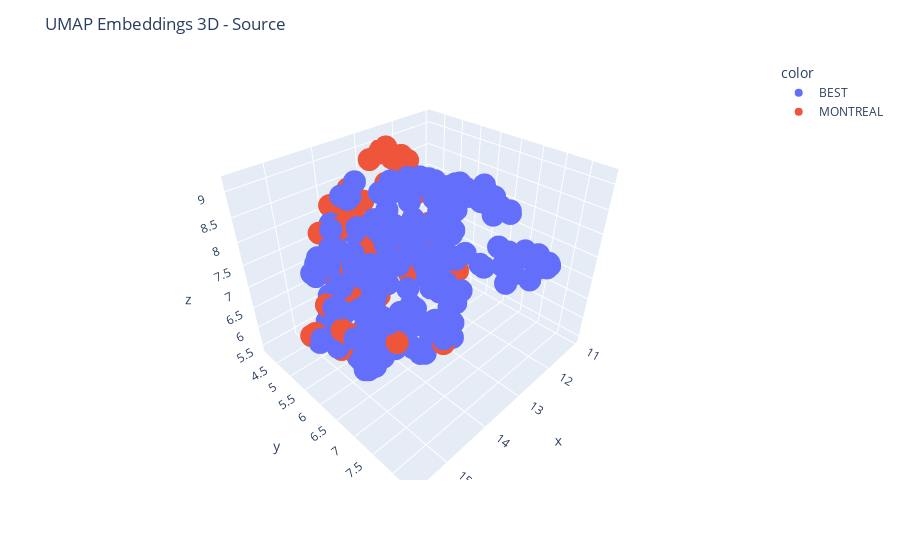

Write notebook code for a chart like this one.
### Code cell
# plot in 3d with plotly
import plotly.express as px

fig = px.scatter_3d(x=umap_best_montreal_3d[:, 0], y=umap_best_montreal_3d[:, 1], z=umap_best_montreal_3d[:, 2], color=df_best_montreal['source'])
fig.update_layout(title='UMAP Embeddings 3D - Source')
fig.show()
